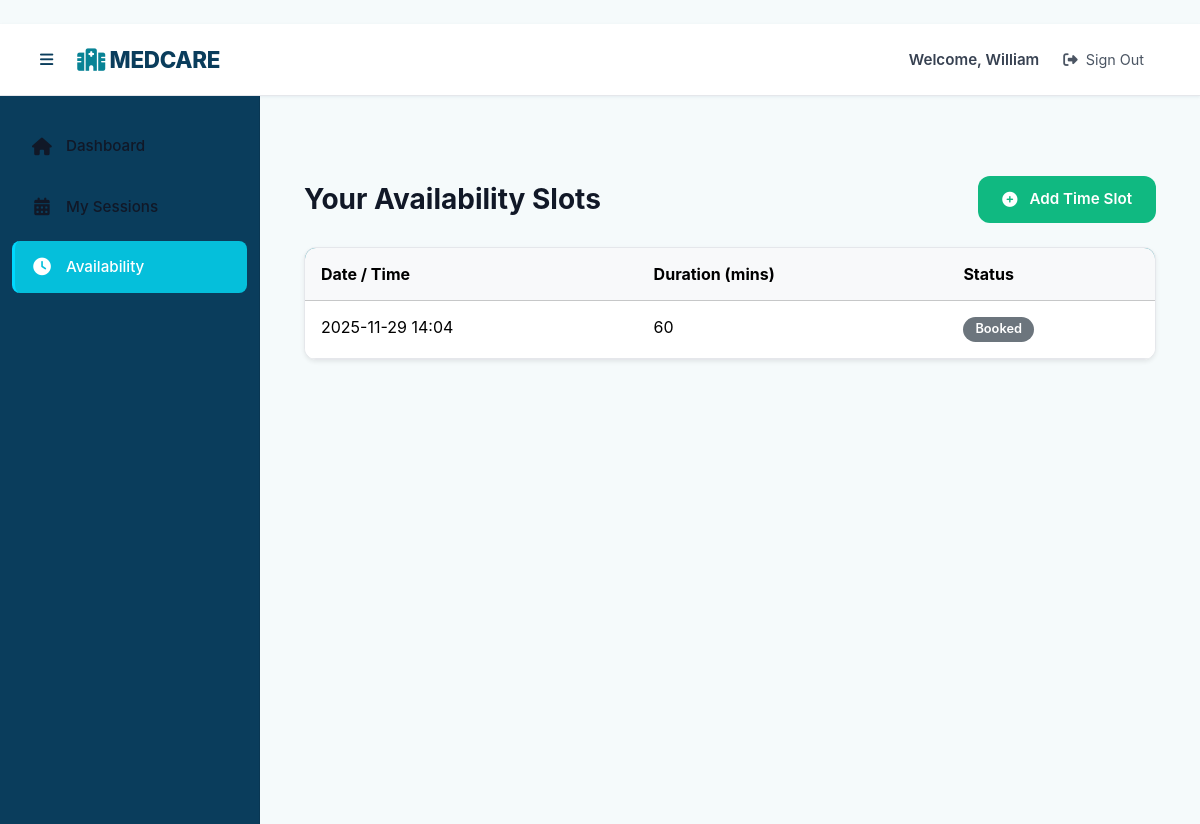
Screenshot of /provision/availability (signed in) with the database file from the repository.
### models.py (models this page shows, shortened)
class Account(db.Model, UserMixin):
    __tablename__ = "account"
    account_id = db.Column(db.Integer, primary_key=True)
    email_address = db.Column(db.String(120), unique=True, nullable=False)
    credential_hash = db.Column(db.String(255))
    given_name = db.Column(db.String(80))
    surname = db.Column(db.String(80))
    tier_id = db.Column(db.Integer, db.ForeignKey("access_level.tier_id"))
    is_enabled = db.Column(db.Boolean, default=True)
    created_on = db.Column(db.DateTime, default=datetime.utcnow)
    access_tier = db.relationship("AccessLevel")

class TimeSlot(db.Model):
    __tablename__ = "time_slot"
    slot_id = db.Column(db.Integer, primary_key=True)
    provider_id = db.Column(db.Integer, db.ForeignKey("provider.provider_id"))
    starts_at = db.Column(db.DateTime, nullable=False)
    duration_mins = db.Column(db.Integer, default=60)
    slot_available = db.Column(db.Boolean, default=True)
    provider_link = db.relationship(
        "Provider",
        backref=db.backref("time_slots", lazy="dynamic")
    )

### routes/provision.py (the view)
@provision_bp.route('/availability')
@login_required
@provider_only
def manage_availability():
    slots = TimeSlot.query.filter_by(provider_id=current_user.account_id).all()
    return render_template('provision/availability.html', time_slots=slots)

### app.py (called while the page is built)
@login_mgr.user_loader
def load_user(user_id):
    try:
        return Account.query.get(int(user_id))
    except:
        return None

### routes/provision.py (called while the page is built)
def provider_only(fn):
    @wraps(fn)
    def decorated(*args, **kwargs):
        if not current_user.is_authenticated or current_user.access_tier.tier_name != 'provider':
            flash('Provider access required.', 'error')
            return redirect(url_for('home'))
        return fn(*args, **kwargs)
    return decorated

### templates/provision/availability.html (shortened to what this page needs)
{% extends "base.html" %}
{% block content %}
<div class="container py-4" style="max-width: 900px;">
  <div class="d-flex justify-content-between align-items-center mb-4">
    <h1 class="h3 fw-bold text-navy mb-0">Your Availability Slots</h1>
    <a href="{{ url_for('provision.add_availability') }}" class="btn btn-success">
      <i class="fas fa-plus-circle me-1"></i> Add Time Slot
    </a>
  </div>
  {% if time_slots %}
    <div class="card shadow-sm">
      <div class="card-body p-0">
        <table class="table table-hover mb-0">
          <thead class="table-light">
            <tr>
              <th>Date / Time</th>
              <th>Duration (mins)</th>
              <th>Status</th>
            </tr>
          </thead>
          <tbody>
            {% for slot in time_slots %}
            <tr>
              <td>{{ slot.starts_at.strftime('%Y-%m-%d %H:%M') }}</td>
              <td>{{ slot.duration_mins }}</td>
              <td>
                <span class="badge bg-{{ 'success' if slot.slot_available else 'secondary' }}">
                  {{ 'Available' if slot.slot_available else 'Booked' }}
                </span>
              </td>
            </tr>
            {% endfor %}
          </tbody>
        </table>
      </div>
    </div>
  {% endif %}
</div>
{% endblock %}

### templates/base.html (shortened to what this page needs)
﻿<!doctype html>
<html lang="en">
  <head>
    <link href="https://cdn.jsdelivr.net/npm/bootstrap@5.3.2/dist/css/bootstrap.min.css" rel="stylesheet">
    <link rel="stylesheet" href="https://cdnjs.cloudflare.com/ajax/libs/font-awesome/6.4.0/css/all.min.css">
    <link rel="stylesheet" href="{{ url_for('static', filename='style.css') }}">
  </head>
  <body class="app-body">
    <div class="app-layout">
      <nav class="app-navbar">
        <div class="navbar-content d-flex justify-content-between align-items-center px-3">
          <div class="navbar-brand-section d-flex align-items-center">
            <button class="sidebar-toggle btn btn-link p-0 me-2" id="sidebarToggle" aria-label="Toggle sidebar">
              <i class="fas fa-bars"></i>
            </button>
            <a href="{{ url_for('home') }}" class="navbar-brand">
              <i class="fas fa-hospital"></i> MEDCARE
            </a>
          </div>
          <div class="navbar-user-section">
            {% if current_user.is_authenticated %}
              <div class="user-info d-flex align-items-center gap-2">
                <span class="user-greeting">Welcome, {{ current_user.given_name or 'User' }}</span>
                <a href="{{ url_for('identity.signout') }}" class="navbar-link">
                  <i class="fas fa-sign-out-alt"></i> Sign Out
                </a>
              </div>
            {% else %}
              <a href="{{ url_for('identity.signin') }}" class="navbar-link">
                <i class="fas fa-sign-in-alt"></i> Sign In
              </a>
            {% endif %}
          </div>
        </div>
      </nav>
      <div class="app-container d-flex">
        {% if current_user.is_authenticated %}
        <aside class="app-sidebar" id="appSidebar">
          <nav class="sidebar-menu d-flex flex-column">
            {% if current_user.access_tier.tier_name == 'admin' %}
              <a href="{{ url_for('governance.hub') }}" class="sidebar-item {% if request.endpoint == 'governance.hub' %}active{% endif %}">
                <i class="fas fa-chart-line"></i><span class="item-text">Dashboard</span>
              </a>
              <a href="{{ url_for('governance.list_providers') }}" class="sidebar-item {% if request.endpoint == 'governance.list_providers' %}active{% endif %}">
                <i class="fas fa-user-md"></i><span class="item-text">Doctors</span>
              </a>
              <a href="{{ url_for('governance.list_recipients') }}" class="sidebar-item {% if request.endpoint == 'governance.list_recipients' %}active{% endif %}">
                <i class="fas fa-users"></i><span class="item-text">Patients</span>
              </a>
              <a href="{{ url_for('governance.list_clinics') }}" class="sidebar-item {% if request.endpoint == 'governance.list_clinics' %}active{% endif %}">
                <i class="fas fa-clinic-medical"></i><span class="item-text">Services</span>
              </a>
              <a href="{{ url_for('governance.list_sessions') }}" class="sidebar-item {% if request.endpoint == 'governance.list_sessions' %}active{% endif %}">
                <i class="fas fa-calendar-check"></i><span class="item-text">Sessions</span>
              </a>
            {% elif current_user.access_tier.tier_name == 'provider' %}
              <a href="{{ url_for('provision.hub') }}" class="sidebar-item {% if request.endpoint == 'provision.hub' %}active{% endif %}">
                <i class="fas fa-home"></i><span class="item-text">Dashboard</span>
              </a>
              <a href="{{ url_for('provision.view_sessions') }}" class="sidebar-item {% if request.endpoint == 'provision.view_sessions' %}active{% endif %}">
                <i class="fas fa-calendar-alt"></i><span class="item-text">My Sessions</span>
              </a>
              <a href="{{ url_for('provision.manage_availability') }}" class="sidebar-item {% if request.endpoint == 'provision.manage_availability' %}active{% endif %}">
                <i class="fas fa-clock"></i><span class="item-text">Availability</span>
              </a>
            {% endif %}
          </nav>
        </aside>
        {% endif %}
        <main class="app-main flex-grow-1">
          <div class="page-content">
            {% block content %}{% endblock %}
          </div>
        </main>
      </div>
    </div>
  </body>
</html>

### rows the page displays
Account: given_name "William"
TimeSlot: starts_at "2025-11-29 14:04", duration_mins "60", slot_available "Booked"
